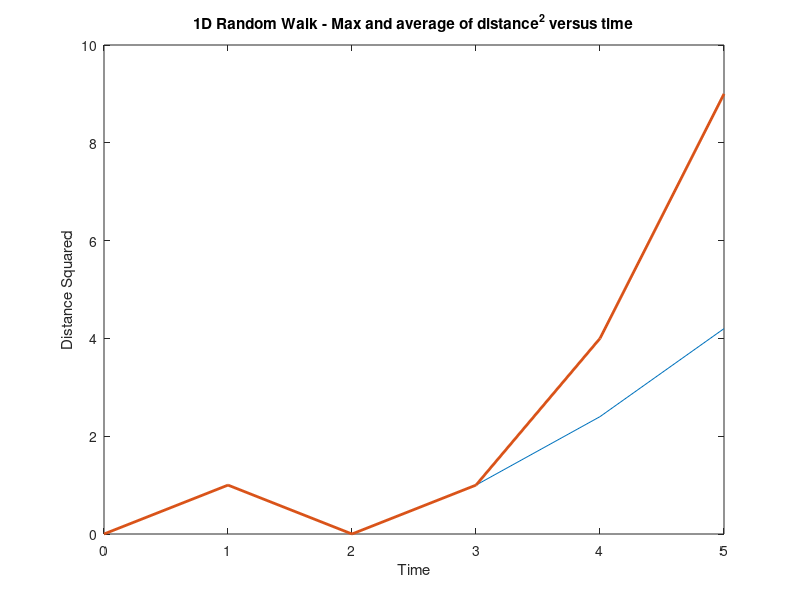

This chart was generated by the following MATLAB code:
function[x2_max] =  random_walk_1d_simulation ( step_num, walk_num )

%*****************************************************************************80
%
%% RANDOM_WALK_1D_SIMULATION simulates a random walk in 1D.
%
%  Discussion:
%
%    The expectation should be that, the average distance squared X^2 
%    is equal to the time, or number of steps N.
%
%    Or, equivalently
%
%      average ( |X| ) = sqrt ( N )
%
%    The program makes a plot of both the average and the maximum values
%    of X^2 versus time.  The maximum value grows much more quickly,
%    and that curve is much more jagged.
%
%  Licensing:
%
%    This code is distributed under the GNU LGPL license.
%
%  Modified:
%
%    04 November 2009
%
%  Author:
%
%    John Burkardt
%
%  Parameters:
%
%    Input, integer STEP_NUM, the number of steps to take in one test.
%
%    Input, integer WALK_NUM, the number of times to repeat the walk.
%
  timestamp ( );
  fprintf ( 1, '\n' );
  fprintf ( 1, 'RANDOM_WALK_1D_SIMULATION:\n' );
  fprintf ( 1, '  MATLAB version\n' );
  fprintf ( 1, '  Simulate WALK_NUM random walks of STEP_NUM steps each.\n' );

  if ( nargin < 1 )
    step_num = input ( 'Enter STEP_NUM, the number of steps to take:  ' );
  elseif ( ischar ( step_num ) )
    step_num = str2num ( step_num );
  end

  if ( nargin < 2 )
    walk_num = input ( 'Enter WALK_NUM, the number of walks to make:  ' );
  elseif ( ischar ( walk_num ) )
    walk_num = str2num ( walk_num );
  end

  time = 0 : step_num;
  x2_ave = zeros(step_num+1,1);
  x2_max = zeros(step_num+1,1);
%
%  Take WALK_NUM walks, each of STEP_NUM random +1 or -1 steps.
%
  for walk = 1 : walk_num

    x = 0;

    for step = 1 : step_num

      r = rand ( );
%
%  Take the stap.
%
      if ( r <= 0.5 )
        x = x - 1;
      else
        x = x + 1;
      end
%
%  Update the average and max.
%
      x2_ave(step+1) = x2_ave(step+1) + x^2;
      x2_max(step+1) = max ( x2_max(step+1), x^2 );

    end

  end
%
%  Average over the number of walks.
%
  x2_ave(:,:) = x2_ave(:,:) / walk_num;
%
%  Plot the results.
%
  plot ( time, x2_ave, time, x2_max, 'LineWidth', 2 );

  title ( '1D Random Walk - Max and average of distance^2 versus time' )
  xlabel ( 'Time' )
  ylabel ( 'Distance Squared' )
%
%  Terminate.
%
  fprintf ( 1, '\n' );
  fprintf ( 1, 'RANDOM_WALK_1D_SIMULATION:\n' );
  fprintf ( 1, '  Normal end of execution.\n' );
  fprintf ( 1, '\n' );
  timestamp ( );

  return
end
function timestamp ( )

%*****************************************************************************80
%
%% TIMESTAMP prints the current YMDHMS date as a timestamp.
%
%  Licensing:
%
%    This code is distributed under the GNU LGPL license.
%
%  Modified:
%
%    14 February 2003
%
%  Author:
%
%    John Burkardt
%
  t = now;
  c = datevec ( t );
  s = datestr ( c, 0 );
  fprintf ( 1, '%s\n', s );

  return
end